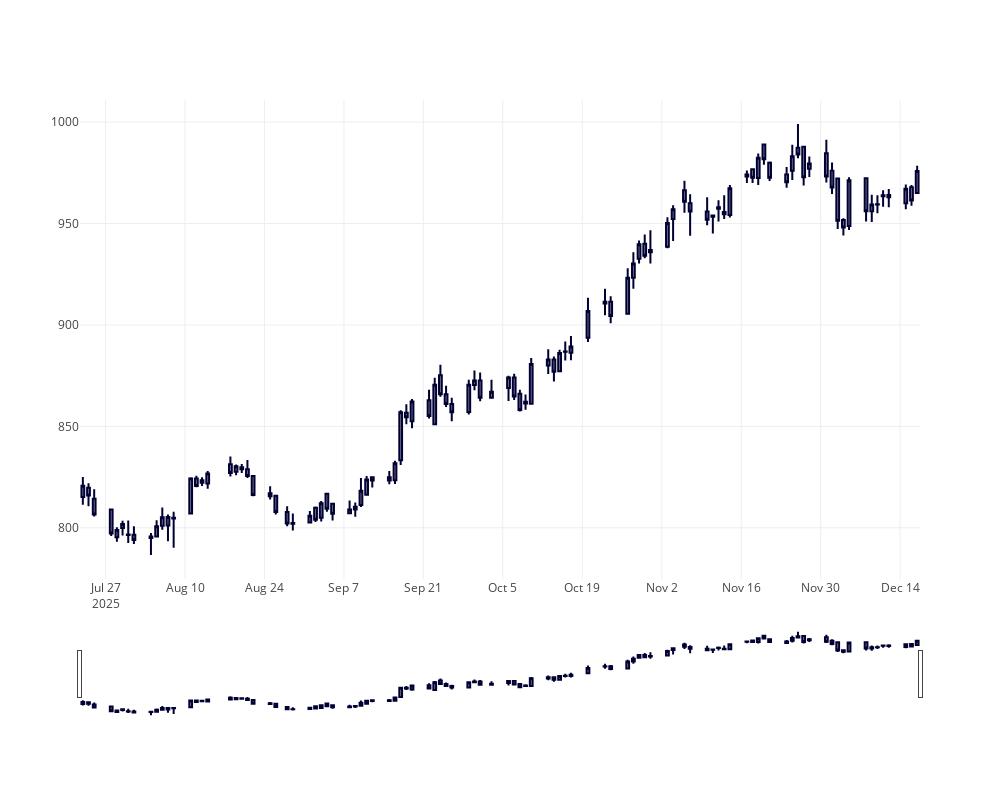

Notebook source saved alongside this figure:
### Code cell
chart = api.plot_chart(df_sbi)
chart
